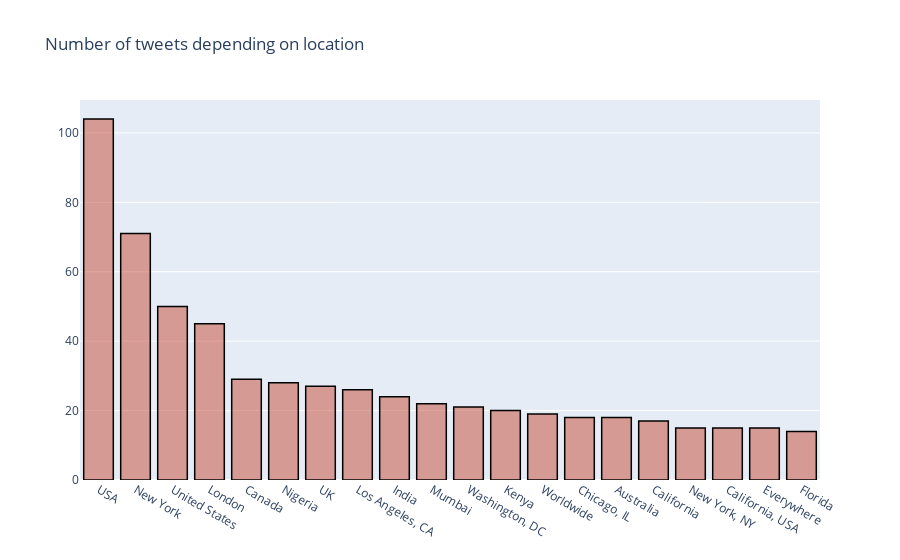

This figure's notebook cell:
### Code cell
# Tweets per location

cnt_ = train['location'].value_counts()
cnt_.reset_index()
cnt_ = cnt_[:20,]
trace1 = go.Bar(
                x = cnt_.index,
                y = cnt_.values,
                name = "Number of tweets in dataset according to location",
                marker = dict(color = 'rgba(200, 74, 55, 0.5)',
                             line=dict(color='rgb(0,0,0)',width=1.5)),
                )

data = [trace1]
layout = go.Layout(barmode = "group",title = 'Number of tweets depending on location')
fig = go.Figure(data = data, layout = layout)
py.iplot(fig)

### Figure 1 — Plotly figure (JSON) as saved in the notebook; plotly's stock layout.template omitted (floating-point values rounded to 4 significant figures)
{"data": [{"marker": {"color": "rgba(200, 74, 55, 0.5)", "line": {"color": "rgb(0,0,0)", "width": 1.5}}, "name": "Number of tweets in dataset according to location", "type": "bar", "x": ["USA", "New York", "United States", "London", "Canada", "Nigeria", "UK", "Los Angeles, CA", "India", "Mumbai", "Washington, DC", "Kenya", "Worldwide", "Chicago, IL", "Australia", "California", "New York, NY", "California, USA", "Everywhere", "Florida"], "y": [104, 71, 50, 45, 29, 28, 27, 26, 24, 22, 21, 20, 19, 18, 18, 17, 15, 15, 15, 14]}], "layout": {"barmode": "group", "title": {"text": "Number of tweets depending on location"}}}
